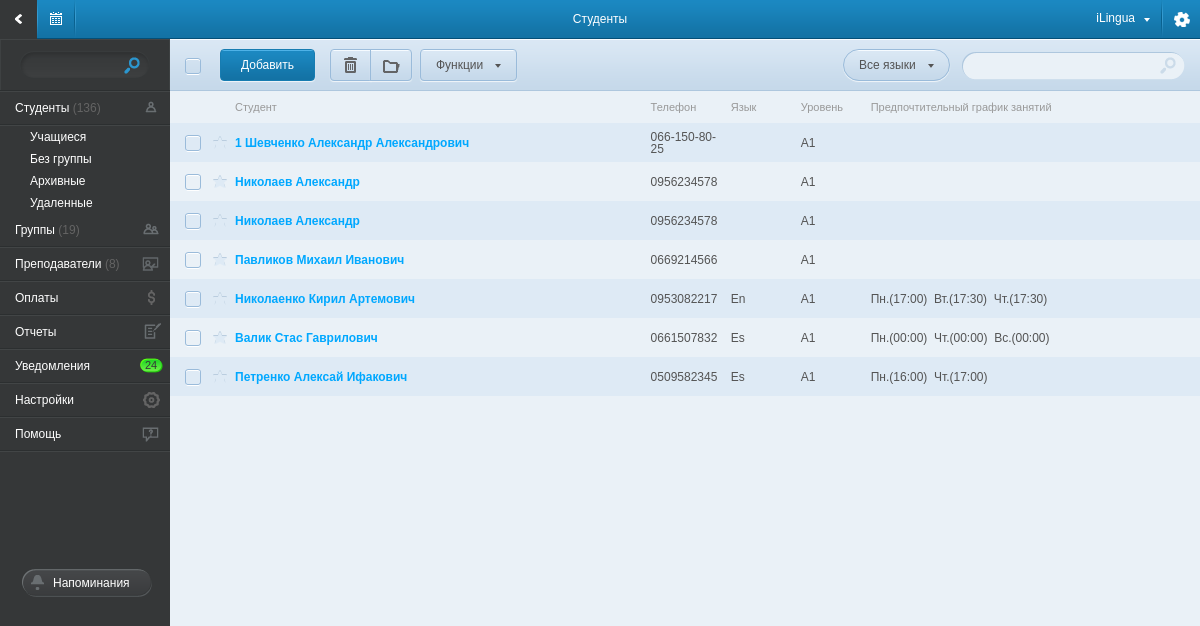
Screenshot of /students/without_group/ with the database file from the repository.
### tables this page shows
CREATE TABLE IF NOT EXISTS `student` (
  `id` int(6) NOT NULL auto_increment,
  `fio` varchar(255) NOT NULL,
  `fio_name` varchar(150) NOT NULL,
  `fio_sname` varchar(150) NOT NULL,
  `fio_mname` varchar(150) NOT NULL,
  `mail` varchar(50) default NULL,
  `phone` varchar(50) NOT NULL,
  `address` varchar(255) default NULL,
  `birthday` timestamp NULL default '0000-00-00 00:00:00',
  `status` int(3) default NULL,
  `comment` text,
  `business_info` varchar(255) default NULL,
  `from_know` varchar(150) default NULL,
  `discount` int(2) default NULL,
  `date` timestamp NOT NULL default '0000-00-00 00:00:00',
  `status_id` int(5) default NULL,
  `test_lesson` timestamp NULL default '0000-00-00 00:00:00',
  `info_obj` text,
  `star` varchar(3) NOT NULL default 'off',
  `delete` varchar(15) NOT NULL default 'live',
  PRIMARY KEY  (`id`)
);

### application/controllers/main.php (called while the page is built, shortened)
<?php if ( ! defined('BASEPATH')) exit('No direct script access allowed');
class main extends CI_Controller{
    function __construct() {
        $this->load->database();
        $this->load->model('list_model',    'list');
        $this->load->model('student_model', 'student');
        $this->load->model('group_model',   'group');
        $this->load->model('payment_model', 'payment');
        $this->load->model('teacher_model', 'teacher');
        $this->load->model('schedule_model','schedule');
        $this->load->helper('valid_data');
        $this->load->helper('date_convert');
        $this->load->helper('student');
        $this->load->helper('other');
    }
    function students( $param = 'live', $status = 1 ){
        $menu_data['student_status']    = $this->list->get_student_status();
        $st_data['status_list']         = $menu_data['student_status'];
        $st_data['lang_list']           = $this->list->get_lang();
        if( $param == 'status' ){
            $st_data['students_list']       = $this->student->get_students_for_status($status);
            $main_data_ar['right_content']  = $this->load->view('page/students_without_group_view', $st_data, TRUE);
        }
        elseif( $param == 'without_group'){
            $st_data['students_list']       = $this->student->get_students_without_group();
            $main_data_ar['right_content']  = $this->load->view('page/students_without_group_view', $st_data, TRUE);
        }
        elseif( $param == 'delete' ){
            $st_data['students_list']       = $this->student->get_del_student();
            $main_data_ar['right_content']  = $this->load->view('page/students_without_group_view', $st_data, TRUE);
        }
        else{
            $st_data['students_list']       = $this->student->get_students_with_lang_group( $param );
            $main_data_ar['right_content']  = $this->load->view('page/students_view', $st_data, TRUE);
        }
        $main_data_ar['title']          = 'Студенты';
        $menu_data['is_students']       = TRUE;
        $main_data_ar['left_menu']      = $this->load->view('component/left_menu_view', $menu_data, TRUE);
        $this->load->view('main_view', $main_data_ar );
    }
}

### index.php (called while the page is built, shortened)
<?php
require_once BASEPATH.'core/CodeIgniter.php';

### application/models/student_model.php (called while the page is built, shortened)
<?php if ( ! defined('BASEPATH')) exit('No direct script access allowed');
class student_model extends CI_Model{
    function get_students_without_group(){
       $query = $this->db->query("  SELECT * FROM `student`
                                    WHERE
                                        `id` NOT IN (SELECT `student_id` FROM `student_school_groups`)
                                        AND
                                        `delete` = 'live' ");
       foreach ( $query->result_array() as $row )
            $return_ar[] = $row;
        return $return_ar;
    }
}

### application/helpers/student_helper.php (called while the page is built, shortened)
<?php if ( ! defined('BASEPATH')) exit('No direct script access allowed');
function get_schedule_str( $schadule_ar ){
    $day_ar = array('Пн.','Вт.','Ср.','Чт.','Пт.','Сб.','Вс.');
    $str = '';
    if( $schadule_ar != NULL ){
        foreach ( $schadule_ar as $day => $time ){
            $time = preg_replace("#(\d{2}:\d{2}):\d{2}#i", "$1", $time);
            $str .= $day_ar[ $day-1 ].'('.$time.')&nbsp;&nbsp;';
        }
    }
    return $str;
}

### application/views/page/students_without_group_view.php (the view, shortened to what this page needs)
<div id="right_content">
    <div id="content_top_block">
        <div id="group_top_block">
            <div id="check_all_block">
            </div>
            <a href="/add_student/" class="top_left_btn_action" style="left:50px;">Добавить</a>
            <a href="javascript:void(0)" class="top_left_btn top_left_btn_left top_left_btn_del"        style="left:160px;"
               onclick="del_students('delete')">
                <div></div>
            </a>
            <a href="javascript:void(0)" class="top_left_btn top_left_btn_right top_left_btn_catalog"   style="left:200px;"
               onclick="del_students('arhive')">
                <div></div>
            </a>
            <a href="javascript:void(0)" class="top_left_btn top_left_btn_list show_slide_list" style="left:250px; width: 80px; position:absolute;">
                <div>Функции</div>
            </a>
            <a href="javascript:void(0)" class="top_left_btn top_left_btn_list show_slide_list lang_filter" style="right:250px; width: 90px; position:absolute;">
                <div class="jq_lang_filter_title">Все языки</div>
            </a>
            <div class="filter_group_top">
                <input type="text" name="group_filter" id="group_filter" class="jq_st_search" />
            </div>
        </div>
    </div>
    <table class="group_tbl ">
        <tr class="group_first_tr">
            <td style="width: 35px;"></td>
            <td style="width: 30px;"></td>
            <td>Студент</td>
            <td style="width: 50px;">Телефон</td>
            <td style="width: 70px;">Язык</td>
            <td style="width: 70px;">Уровень</td>
            <td>Предпочтительный график занятий</td>
        </tr>
        <?
            if( $students_list != NULL ):
                foreach( $students_list as $student_ar ):
                $info_obj = unserialize( $student_ar['info_obj'] );
        ?>
            <tr  class="jq_student_str">
                <td>
                </td>
                <td class="group_tbl_star">
                </td>
                <td><a href="/student_cart/<?=$student_ar['id']?>/"><?=$student_ar['fio']?></a></td>
                <td><?=$student_ar['phone']?>&nbsp;&nbsp;&nbsp;&nbsp;</td>
                <td><? if(is_object($info_obj) ) echo $info_obj->prefer_lang?></td>
                <td>A1</td>
                <td><? if(is_object($info_obj)) echo get_schedule_str($info_obj->schedule_ar) ?></td>
            </tr>
        <?
                endforeach;
            else:
        ?>
            <tr>
                <td colspan="8" style="text-align: center;"> В данной категории нет записей </td>
            </tr>
        <?  endif; ?>
    </table>
</div>

### css/main.css (style rules this page uses)
body { font-family: Arial,Helvetica,Garuda,sans-serif; font-size: 12px; background-color: #b0b7ba; }
#left_menu, #right_content { display: table-cell; }
#right_content { vertical-align: top; }
#content_top_block { background-image: url('/img/bg_center_top_block.png'); height: 52px; position: relative; }
#group_top_block { height: 52px; position: relative; }
#group_top_block div { position: absolute; }
#check_all_block, #check_all_star { width: 20px; height: 20px; left: 0px; top: 18px; }
a.top_left_btn { display: block; position: absolute; width:40px; height: 30px; top: 10px; background-image: url(/img/btn_top_left.png); border: #9abbda solid 1px; border-radius: 4px; box-shadow: 0px 1px 1px #f1f6fa; }
a.top_left_btn_left { border-radius: 4px 0px 0px 4px; }
a.top_left_btn_right { border-radius: 0px 4px 4px 0px; }
a.top_left_btn div { width: inherit; height:inherit; background-image: url(/img/top_pic.png); background-repeat: no-repeat; }
a.top_left_btn_del div { background-position: -37px -58px; }
a.top_left_btn_catalog div { background-position: -4px -58px; }
a.top_left_btn_list { padding-left: 15px; }
a.top_left_btn_list div { background-image: url(/img/top_list_row.png); background-position: right 14px; line-height: 30px; color:#545454; }
a.top_left_btn_action { display: inline-block; position: absolute; top: 10px; height: 30px; line-height: 30px; padding: 0px 20px; color: #fff; background-image: url(/img/btn_top_left_action.png); border: #177cb1 solid 1px; border-radius: 4px; box-shadow: 0px 1px 1px #f1f6fa; }
.lang_filter { border-radius: 20px !important; }
.filter_group_top { background-image: url('/img/filter_group_top.png'); width: 224px; height: 29px; right: 15px; top: 12px; }
.filter_group_top input { position: absolute; width: 180px; height: 16px; left:10px; top: 6px; background: none; border: none; color:#a1a1a1; }
.group_tbl, .memo_tbl { width: 100%; border-collapse: collapse; }
.group_tbl .group_first_tr, .memo_tbl .group_first_tr { color: #999999 !important; background-image: none !important; }
.group_tbl .group_first_tr td, .memo_tbl .group_first_tr td { height: auto !important; line-height: normal !important; padding: 10px 0px 10px 0px; font-size: 11px; font-weight: normal !important; color: #999999 !important; }
.group_tbl td, .memo_tbl td { height: 39px; vertical-align: middle; color: #545454; }
.group_tbl td a, .memo_tbl td a { color: #00a8ff; text-decoration: none; font-weight: bold; }
a { font-size: 12px; color: #00a8ff; text-decoration: none; font-weight: normal; }

### rows the page displays
student: fio "1 Шевченко Александр Александрович", phone "066-150-80-25"
student: fio "Николаев Александр", phone "0956234578"
student: fio "Николаев Александр", phone "0956234578"
student: fio "Павликов Михаил Иванович", phone "0669214566"
student: fio "Николаенко Кирил Артемович", phone "0953082217", prefer_lang "En", schedule_ar "Пн.(17:00) Вт.(17:30) Чт.(17:30)"
student: fio "Валик Стас Гаврилович", phone "0661507832", prefer_lang "Es", schedule_ar "Пн.(00:00) Чт.(00:00) Вс.(00:00)"
student: fio "Петренко Алексай Ифакович", phone "0509582345", prefer_lang "Es", schedule_ar "Пн.(16:00) Чт.(17:00)"

### other values shown
$title "Студенты"
